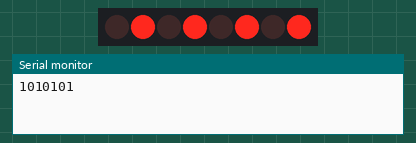
The sketch below on a simulated Arduino Uno, built with avr-gcc and run on an emulated ATmega328P. Parts: 8 shift-register outputs drawn as a row of LEDs (first output left, lit = HIGH), the last lines printed to the serial monitor. Wiring (inferred from the names in the program): shift register (74HC595): data pin 12; shift clock pin 9; latch pin 11. Wiring (inferred from the signals the program sends): row of LEDs: on Q0, Q1, Q2, Q3, Q4, Q5, Q6, Q7.

Above: at 0.1 s.
At 0.6 s:
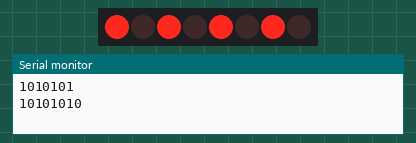
At 1.1 s:
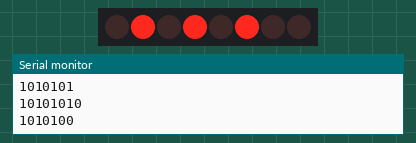
At 1.6 s:
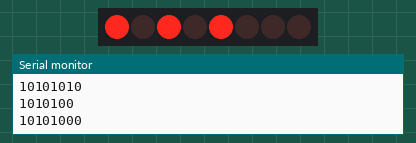
At 2.6 s:
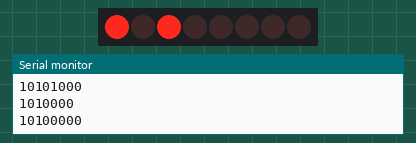
At 3.6 s:
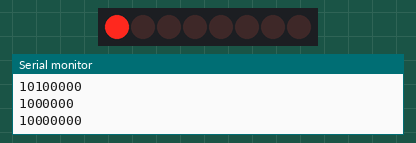
Timing chart, 0 to 5.5 s (numbered marks = the images above):
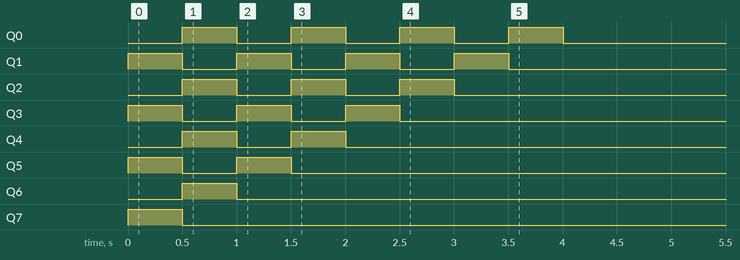

Measured:
- by itself, Q0, Q1: alternates HIGH for 0.50 s and LOW for 0.50 s, 8 changes in all, then stays LOW
- by itself, Q2, Q3: alternates HIGH for 0.50 s and LOW for 0.50 s, 6 changes in all, then stays LOW
- by itself, Q4, Q5: alternates HIGH for 0.50 s and LOW for 0.50 s, 4 changes in all, then stays LOW
- by itself, Q6: LOW → HIGH at 0.50 s, → LOW 0.50 s later
- by itself, Q7: LOW → HIGH at 0.00 s, → LOW 0.50 s later

The sketch:

logical_shift_left.ino
```cpp
int latchpin=11;
int clockpin=9;
int datapin=12;
int wT=500;

byte mybyte=0b01010101;
//byte LEDs=0x00;
//byte LEDs=0x11;
//byte LEDs=0b01101110

void setup(){
  Serial.begin(9600);
  pinMode(latchpin,OUTPUT);
  pinMode(datapin,OUTPUT);
  pinMode(clockpin,OUTPUT);
}

void loop(){
  digitalWrite(latchpin,LOW);
  shiftOut(datapin,clockpin,LSBFIRST,mybyte);
  digitalWrite(latchpin,HIGH);

  Serial.println(mybyte,BIN);
  delay(wT);

  mybyte*=2;
}
```
